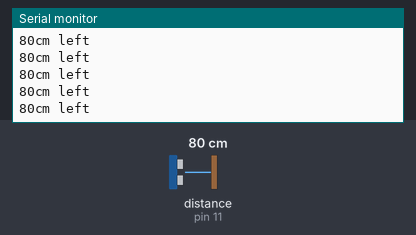
The sketch below on a simulated Arduino Uno, built with avr-gcc and run on an emulated ATmega328P. On the bench: the last lines printed to the serial monitor. The test bench sets the inputs (shaded band); at power-on: distance to the obstacle (sensor on pin 11) 80 cm. The echo pulse lasts 58.3 µs per cm.

Above: at 2.2 s.
2.3 s: distance to the obstacle (sensor on pin 11) set to 250 cm
At 2.39 s:
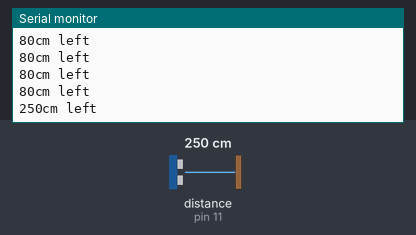
5.3 s: distance to the obstacle (sensor on pin 11) set to 120 cm
At 5.31 s:
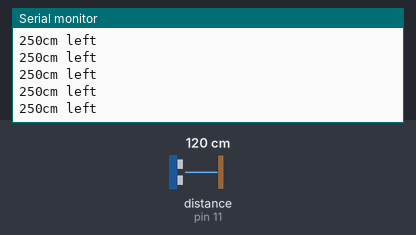
Timing chart, 0 to 8.3 s (numbered marks = the images above; inputs shaded):
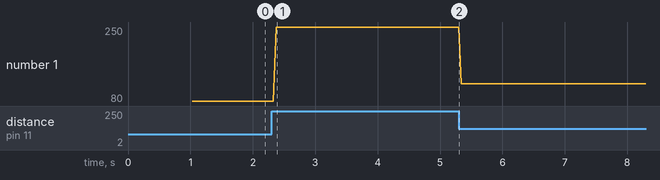

Measured:
- after the input at 2.3 s, the serial monitor: prints a new line after 0.08 s (image 1)
- plotted number 1: 80 → 250 after the input at 2.3 s, 250 → 120 after the input at 5.3 s

The sketch:

testUltraSensors.ino
```cpp
//www.elegoo.com
//2016.12.08
#include "SR04.h"
//Distance Sensors
  //left sensor
unsigned int leftSensorTrigPin = 7;
unsigned int leftSensorEchoPin = 8;
  //middle sensor
unsigned int middleSensorTrigPin = 9;
unsigned int middleSensorEchoPin = 10;
  //right sensor
unsigned int rightSensorTrigPin = 11;
unsigned int rightSensorEchoPin = 12;

SR04 leftUltraSensor = SR04(leftSensorEchoPin,leftSensorTrigPin);
SR04 middleUltraSensor = SR04(middleSensorEchoPin,middleSensorTrigPin);
SR04 rightUltraSensor = SR04(rightSensorEchoPin,rightSensorTrigPin);
long a;

void setup() {
   Serial.begin(9600);
   delay(1000);
}

void loop() {
  /*
   a=leftUltraSensor.Distance();
   Serial.print(a);
   Serial.println("cm left");
   a=middleUltraSensor.Distance();
   Serial.print(a);
   Serial.println("cm middle");
   */
   a=rightUltraSensor.Distance();
   Serial.print(a);
   Serial.println("cm left");
   delay(10);
}
```
